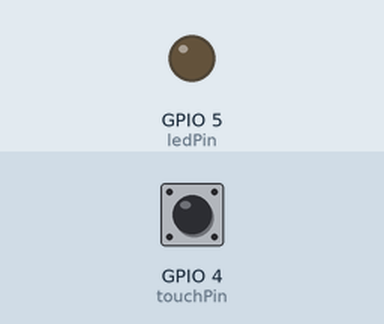
The sketch below on a simulated ESP32. Parts: output pins drawn as LEDs (lit = HIGH). The inputs (shaded band) are chosen by the test bench; at power-on: GPIO 4 (touchPin) HIGH. What the sketch prints to the serial monitor is not drawn.

Above: at 1.2 s.
1.3 s: GPIO 4 (touchPin) pulled LOW for 0.15 s
At 1.9 s:
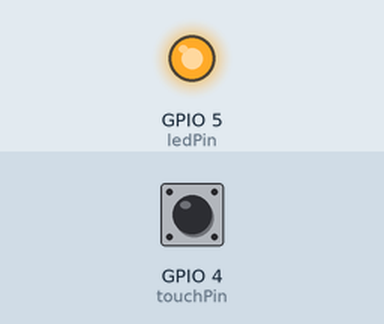
2.9 s: GPIO 4 (touchPin) pulled LOW for 1 s
At 4.4 s:
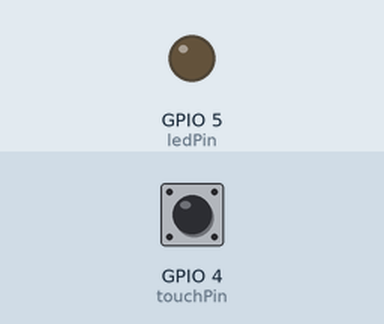
5.4 s: GPIO 4 (touchPin) pulled LOW for 3.2 s
At 6.2 s:
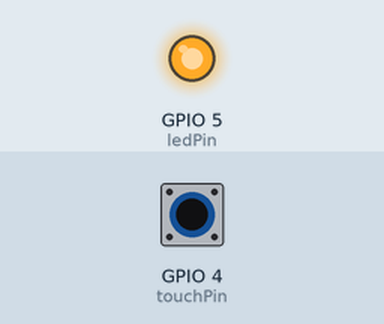
Timing chart, 0 to 8.4 s (numbered marks = the images above; inputs shaded):
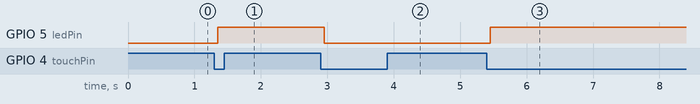

Measured:
- after the input at 1.3 s, GPIO 5 (ledPin): LOW → HIGH after 0.05 s
- after the input at 2.9 s, GPIO 5 (ledPin): HIGH → LOW after 0.05 s
- after the input at 5.4 s, GPIO 5 (ledPin): LOW → HIGH after 0.05 s

The sketch:

Sketch4.ino
```cpp
/*
 * ESP32 触摸自锁开关（外接LED版）
 * 功能：每检测到一次有效触摸（按下瞬间），翻转外接LED状态并保持。
 * 防抖：触摸状态需稳定 50ms 后才认为变化有效。
 * 硬件连接：
 *   - 触摸引脚 T0 (GPIO4) 接触摸电极（导线/铜箔）
 *   - 外接LED阳极 -> 220Ω电阻 -> GPIO5
 *   - 外接LED阴极 -> GND
 */

const int touchPin = T0;          // 触摸引脚，使用 ESP32 的 T0（对应 GPIO4）
const int ledPin = 5;             // 外接LED控制引脚（可改为其他可用GPIO）

bool ledState = false;            // LED 状态变量，初始熄灭
bool lastStableTouch = false;     // 上一次稳定后的触摸状态（true=正在触摸）
bool currentTouch = false;        // 当前原始触摸状态
bool lastRawTouch = false;        // 上一次原始读取值（用于检测变化）

unsigned long lastChangeTime = 0; // 上次原始状态发生变化的时间戳
const unsigned long debounceDelay = 50; // 防抖延时 (毫秒)

void setup() {
    Serial.begin(115200);
    pinMode(ledPin, OUTPUT);
    digitalWrite(ledPin, ledState ? HIGH : LOW);

    // 读取初始触摸状态，初始化防抖逻辑
    lastRawTouch = (touchRead(touchPin) < 20); // 阈值 20，可根据实际情况调整
    lastStableTouch = lastRawTouch;
    Serial.println("触摸自锁开关已启动（外接LED）");
    Serial.printf("初始 LED 状态: %s\n", ledState ? "亮" : "灭");
}

void loop() {
    // 1. 读取原始触摸值，并转换为布尔状态（低于阈值为触摸）
    int touchValue = touchRead(touchPin);
    currentTouch = (touchValue < 20); // 阈值 20：未触摸时数值较大（>40），触摸时较小

    // 2. 软件防抖：检测原始状态是否发生变化
    if (currentTouch != lastRawTouch) {
        // 状态改变，记录时间戳
        lastChangeTime = millis();
        lastRawTouch = currentTouch;
    }

    // 3. 如果状态改变后已经稳定超过防抖延时，则更新稳定状态
    if ((millis() - lastChangeTime) >= debounceDelay) {
        // 只有当稳定后的状态与上一次稳定状态不同时，才认为是真正的状态跃迁
        if (currentTouch != lastStableTouch) {
            lastStableTouch = currentTouch;

            // 4. 边缘检测：只处理“从未触摸到触摸”的上升沿
            if (lastStableTouch == true) {
                // 检测到一次有效按下（上升沿），翻转 LED 状态
                ledState = !ledState;
                digitalWrite(ledPin, ledState ? HIGH : LOW);
                Serial.printf("触摸事件触发！LED 状态变为: %s\n", ledState ? "亮" : "灭");
            }
        }
    }

    // 可选：每秒输出一次调试信息（方便观察数值）
    static unsigned long lastPrintTime = 0;
    if (millis() - lastPrintTime >= 1000) {
        lastPrintTime = millis();
        Serial.printf("触摸值: %d, 当前触摸状态: %d, LED: %d\n",
            touchValue, currentTouch, ledState);
    }
}
```
